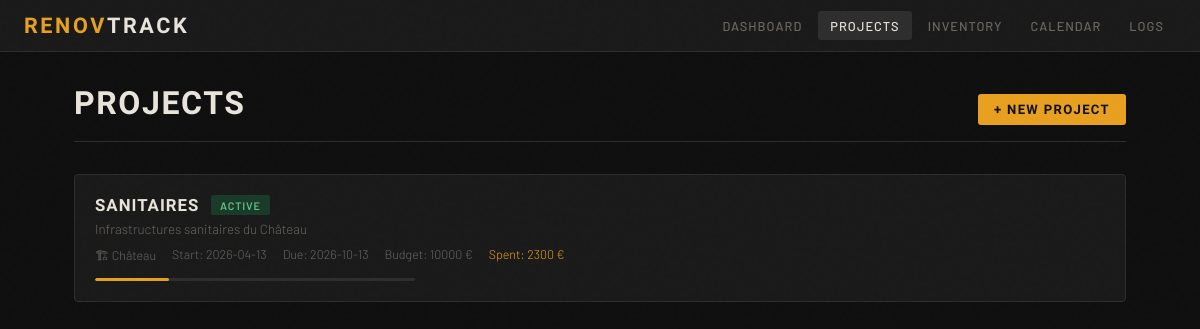
The app's page /projects with its own data.
### app/models/models.py (models this page shows)
class ProjectBase(SQLModel):
    name: str
    description: Optional[str] = None
    status: str = "planning"  # planning | active | on_hold | done
    budget_total: float = 0.0
    start_date: Optional[date] = None
    estimated_end_date: Optional[date] = None

class Project(ProjectBase, table=True):
    id: Optional[int] = Field(default=None, primary_key=True)
    building_id: int = Field(foreign_key="building.id")
    created_at: datetime = Field(default_factory=datetime.utcnow)
    building: Building = Relationship(back_populates="projects")
    zones: List["Zone"] = Relationship(back_populates="project")
    tasks: List["Task"] = Relationship(back_populates="project")
    inventory_items: List["InventoryItem"] = Relationship(back_populates="project")
    expenses: List["Expense"] = Relationship(back_populates="project")
    daily_logs: List["DailyLog"] = Relationship(back_populates="project")

class BuildingBase(SQLModel):
    name: str
    address: Optional[str] = None
    description: Optional[str] = None

class Building(BuildingBase, table=True):
    id: Optional[int] = Field(default=None, primary_key=True)
    created_at: datetime = Field(default_factory=datetime.utcnow)
    projects: List["Project"] = Relationship(back_populates="building")

### app/routers/pages.py (the view)
@router.get("/projects")
async def projects_list(request: Request, session: AsyncSession = Depends(get_session)):
    projects_result = await session.execute(
        select(Project).options(selectinload(Project.building))
    )
    raw_projects = projects_result.scalars().all()
    enriched = []
    for p in raw_projects:
        spent_r = await session.execute(
            select(func.sum(Expense.amount)).where(Expense.project_id == p.id)
        )
        enriched.append(
            ProjectWithStats(
                project=p,
                spent=spent_r.scalar() or 0,
            )
        )
    for p in enriched:
        spent_r = await session.execute(
            select(func.sum(Expense.amount)).where(Expense.project_id == p.project.id)
        )
        p.spent = spent_r.scalar() or 0.0
        counts_r = await session.execute(
            select(Task.status, func.count(Task.id))
            .where(Task.project_id == p.project.id)
            .group_by(Task.status)
        )
        counts = dict(counts_r.all())
        p.task_done = counts.get("done", 0)
        p.task_total = sum(counts.values())
    return templates.TemplateResponse(
        "projects.html",
        {
            "request": request,
            "projects": enriched,
        },
    )

### app/templates/projects.html (shortened to what this page needs)
{% extends "base.html" %} {% block title %}Projects — RenovTrack{% endblock %} {% block content %}
<div class="page-header">
    <h1>Projects</h1>
    <a href="/projects/new" class="btn btn-primary">+ New Project</a>
</div>
{% if projects %}
<div style="display: flex; flex-direction: column; gap: 0.75rem">
    {% for p in projects %}
    <a href="/projects/{{ p.project.id }}" style="text-decoration: none; color: inherit">
        <div
            class="card"
            style="display: grid; grid-template-columns: 1fr auto; gap: 1rem; align-items: center"
        >
            <div>
                <div
                    style="display: flex; align-items: center; gap: 0.75rem; margin-bottom: 0.4rem"
                >
                    <div class="card-title" style="margin: 0">{{ p.project.name }}</div>
                    <span class="badge badge-{{ p.project.status }}">{{ p.project.status }}</span>
                </div>
                {% if p.project.description %}
                <p style="font-size: 0.83rem; color: var(--muted); margin-bottom: 0.6rem">
                    {{ p.project.description }}
                </p>
                {% endif %}
                <div class="card-meta">
                    {% if p.project.building %}<span>🏗 {{ p.project.building.name }}</span>{% endif
                    %} {% if p.project.start_date %}<span>Start: {{ p.project.start_date }}</span>{%
                    endif %} {% if p.project.estimated_end_date %}<span
                        >Due: {{ p.project.estimated_end_date }}</span
                    >{% endif %} {% if p.project.budget_total %}<span
                        >Budget: {{ "%.0f"|format(p.project.budget_total) }} €</span
                    >{% endif %} {% if p.spent is defined %}<span style="color: var(--accent)"
                        >Spent: {{ "%.0f"|format(p.spent) }} €</span
                    >{% endif %}
                </div>
                {% if p.project.budget_total and p.spent is defined and p.project.budget_total > 0
                %}
                <div class="progress-bar" style="margin-top: 0.6rem; max-width: 320px">
                    <div
                        class="progress-fill"
                        style="width:{{ [p.spent / p.project.budget_total * 100, 100]|min }}%"
                    ></div>
                </div>
                {% endif %}
            </div>
        </div>
    </a>
    {% endfor %}
</div>
{% else %}
<div class="empty-state">
    <div class="empty-icon">🏗️</div>
    <p>No projects yet. Create your first one to get started.</p>
    <a href="/projects/new" class="btn btn-primary" style="margin-top: 1.25rem">+ New Project</a>
</div>
{% endif %} {% endblock %}

### app/templates/base.html (style rules this page uses)
:root { --bg: #0f0f0f; --surface: #1a1a1a; --border: #2e2e2e; --text: #e8e4dc; --muted: #6b6660; --accent: #e8a020; --accent2: #3a7bd5; --danger: #c0392b; --success: #27ae60; --warn: #e67e22; }
* { box-sizing: border-box; margin: 0; padding: 0; }
body { background: var(--bg); color: var(--text); font-family: "Barlow", sans-serif; font-weight: 300; min-height: 100vh; font-size: 15px; }
body::before { content: ""; position: fixed; inset: 0; pointer-events: none; z-index: 9999; opacity: 0.4; }
.page-header { display: flex; align-items: baseline; justify-content: space-between; margin-bottom: 2rem; padding-bottom: 1rem; border-bottom: 1px solid var(--border); }
.page-header h1 { font-family: "Barlow Condensed", sans-serif; font-size: 2rem; font-weight: 700; letter-spacing: 0.05em; text-transform: uppercase; }
.card { background: var(--surface); border: 1px solid var(--border); border-radius: 4px; padding: 1.25rem; margin-bottom: 1rem; transition: border-color 0.15s; }
.card-title { font-family: "Barlow Condensed", sans-serif; font-size: 1.05rem; font-weight: 600; letter-spacing: 0.06em; text-transform: uppercase; margin-bottom: 0.5rem; }
.card-meta { font-size: 0.78rem; color: var(--muted); display: flex; gap: 1rem; flex-wrap: wrap; }
.badge { display: inline-block; font-size: 0.68rem; font-weight: 600; letter-spacing: 0.08em; text-transform: uppercase; padding: 0.2rem 0.55rem; border-radius: 2px; }
.badge-active { background: #1a3a2a; color: #60c080; }
.btn { display: inline-flex; align-items: center; gap: 0.4rem; font-family: "Barlow Condensed", sans-serif; font-weight: 600; font-size: 0.82rem; letter-spacing: 0.1em; text-transform: uppercase; padding: 0.5rem 1rem; border-radius: 3px; border: none; cursor: pointer; text-decoration: none; transition: all 0.15s; }
.btn-primary { background: var(--accent); color: #0f0f0f; }
.progress-bar { height: 3px; background: var(--border); border-radius: 2px; overflow: hidden; margin-top: 0.5rem; }
.progress-fill { height: 100%; background: var(--accent); border-radius: 2px; transition: width 0.3s; }

### records on screen
Project: project.name "SANITAIRES", project.status "ACTIVE", project.description "Infrastructures sanitaires du Château", project.start_date "2026-04-13", project.estimated_end_date "2026-10-13", project.budget_total "10000"
Building: project.building.name "Château"

### other values on screen
{{ "%.0f"|format(p.spent) }} "2300"
